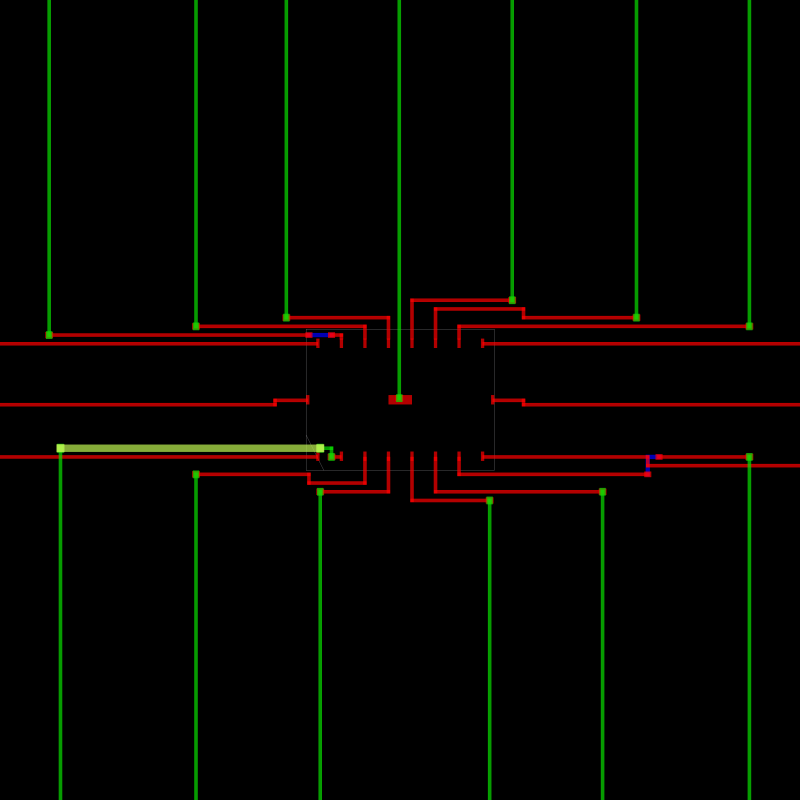
#> input picture capillary_experiment/reports/cap_split/route.png, 3200 x 3200 px (shown at 1/4 size)
$ python render_post.py reports/cap_split/route.png -o out.png --theme light
#> lines starting #> are read from the running program, lines starting #| are printed output that depends on the picture
#!/usr/bin/env python3
"""render_post.py -- make the OpenROAD route renders legible at print size.

Problem this solves
-------------------
The paper places the three route.png panels at 0.32\\columnwidth, i.e. about
1.12 in wide for a 50 um die.  A sky130 min-width wire is 0.14 um, so it lands
on paper at roughly 0.23 pt -- well under the ~0.5 pt hairline floor -- and the
die/macro outline OpenROAD draws is a single pixel, or about 0.05 pt.  Both are
effectively invisible in print.

Naive thickening does not work either: the dense fan-out over the macro is
routed on the met1 track pitch, so wires are 6 px wide with 6 px gaps at the
1600 px render.  Dilating uniformly past +3 px/side fuses adjacent parallel
paths into a blob -- destroying exactly the "N disjoint paths" reading panel
(c) exists to show.

So the growth here is collision-aware.  Each wire is a labelled connected
component and is grown one pixel per step, but only into pixels whose
neighbourhood contains a single label.  Isolated trunks in the open field grow
to the full cap; wires in the dense centre stop on their own once the mandated
gap is reached.  Centrelines do not move, because growth is symmetric wherever
it is not blocked.

Usage
-----
    python3 render_post.py reports/cap_split/route.png -o out.png --theme light

    # or via run.sh, which post-processes all three modes and copies them to
    # the paper's figure directory.
"""

from __future__ import annotations

import argparse
import sys
from pathlib import Path

import numpy as np
from PIL import Image
from scipy import ndimage

# ---------------------------------------------------------------------------
# Layer classification
# ---------------------------------------------------------------------------
# Colours OpenROAD's GUI uses for the sky130hs layers in these renders, sampled
# from the raw PNGs.  Antialiased pixels are handled by the rules in classify()
# rather than by exact match.
LAYERS = ("met1", "met2", "met3", "li1", "outline")

# Draw order, bottom to top: structure first, then the layers the figure is
# actually about, with met1 (the per-finger pin geometry) on top.
DRAW_ORDER = ("outline", "li1", "met3", "met2", "met1")

THEMES = {
    # Dark keeps OpenROAD's screenshot look but brightens the wires; thin bright
    # strokes on black lose contrast fast once a printer's ink spreads.
    "dark": {
        "bg": (0, 0, 0),
        "met1": (255, 72, 62),
        "met2": (60, 214, 60),
        "met3": (90, 140, 255),
        "li1": (196, 214, 96),
        "outline": (150, 150, 155),
        "frame": (104, 104, 110),
    },
    # Light is the print-friendly option: dark strokes on white survive hairline
    # widths far better, and three panels of black background is a lot of toner.
    "light": {
        "bg": (255, 255, 255),
        "met1": (176, 26, 26),
        "met2": (20, 110, 48),
        "met3": (28, 74, 158),
        "li1": (138, 116, 24),
        "outline": (96, 96, 102),
        "frame": (150, 150, 156),
    },
    # Same as light but on the Wong colour-blind-safe palette: red/green is the
    # one pair deuteranopes cannot separate, and this figure's whole argument is
    # met1-versus-met2.  Using it means the caption must say vermilion/blue
    # instead of red/green.
    "cb": {
        "bg": (255, 255, 255),
        "met1": (213, 94, 0),
        "met2": (0, 114, 178),
        "met3": (204, 121, 167),
        "li1": (150, 122, 20),
        "outline": (96, 96, 102),
        "frame": (150, 150, 156),
    },
}

# Panel border width in pixels of the 1600 px output.  The 30 um crop took away
# the die boundary that used to delineate each panel; this puts a delineation
# back.  It is lighter in value than "outline" on purpose -- it is a crop frame,
# not geometry, and must not be mistaken for the die edge -- but it still has to
# clear the same ~0.5 pt hairline floor as everything else here, so it is set by
# weight (10 px = ~0.48 pt) and separated from the outline by value, not by width.
FRAME_PX = 10

# Target on-page stroke width per layer, in pixels of the 1600 px output.  The
# panel prints at ~1.07 in, so 1600 px maps to ~77 pt: 18 px is ~0.87 pt, comfortably
# clear of the ~0.5 pt hairline floor, and 5 px keeps the die/macro outline visible
# without turning it into a frame that competes with the wires.
TARGET_PX = {"met1": 18, "met2": 18, "met3": 16, "li1": 16, "outline": 5}

# Ceiling on growth per side, so a pathological classification cannot balloon a
# layer.  Also at the 1600 px reference.
GROW_CAP = {"met1": 7, "met2": 7, "met3": 6, "li1": 5, "outline": 4}


def modal_stroke_width(mask: np.ndarray) -> int:
    """The most common run length across rows and columns.

    Wires are axis-aligned rectangles, so the modal run is the stroke width --
    long runs along a wire's length are individually rare, while its width
    repeats once per pixel of length.  This is what makes the growth
    zoom-independent: a tighter render window puts more pixels on the same
    0.14 um wire, and the steps needed to reach TARGET_PX drop accordingly.
    """
    counts: dict[int, int] = {}
    for arr in (mask, mask.T):
        flat = np.concatenate(
            [np.zeros((arr.shape[0], 1), dtype=np.int8),
             arr.astype(np.int8),
             np.zeros((arr.shape[0], 1), dtype=np.int8)], axis=1)
        d = np.diff(flat, axis=1)
        starts = np.argwhere(d == 1)
        ends = np.argwhere(d == -1)
        if len(starts) != len(ends):
            continue
        for (r0, c0), (r1, c1) in zip(starts, ends):
            if r0 != r1:
                continue
            w = c1 - c0
            if 0 < w <= 200:
                counts[w] = counts.get(w, 0) + 1
    return max(counts, key=counts.get) if counts else 1


def classify(rgb: np.ndarray, bg_cut: int = 45) -> dict[str, np.ndarray]:
    """Split an RGB render into one boolean mask per layer.

    Dominant-channel rules rather than nearest-anchor, so the antialiased
    fringe around each wire is claimed by the wire it belongs to instead of
    being split between a layer and the background.
    """
    a = rgb.astype(np.int16)
    r, g, b = a[..., 0], a[..., 1], a[..., 2]
    total = a.sum(axis=2)
    mx, mn = a.max(axis=2), a.min(axis=2)

    lit = total >= bg_cut
    gray = lit & ((mx - mn) < 30)
    chroma = lit & ~gray

    red = chroma & (r >= g) & (r >= b)
    blue = chroma & (b > r) & (b > g)
    greenish = chroma & ~red & ~blue
    # li1's olive (134,172,57) is green-dominant too; what separates it from
    # met2's (6,156,0) is that it carries substantial red and blue.
    olive = greenish & (r > g // 2) & (b > 25)

    return {
        "met1": red,
        "met2": greenish & ~olive,
        "met3": blue,
        "li1": olive,
        "outline": gray,
    }


# ---------------------------------------------------------------------------
# Collision-aware growth
# ---------------------------------------------------------------------------
def grow_preserving_gaps(mask: np.ndarray, steps: int, gap: int) -> np.ndarray:
    """Dilate `mask` by `steps` px/side without merging distinct components.

    A background pixel is claimed only when every label inside a
    (2*gap+1)-square window around it is the same, which guarantees at least
    `gap` px of clear background between any two components that were separate
    to begin with.
    """
    if steps <= 0 or not mask.any():
        return mask.copy()

    labels, n = ndimage.label(mask, structure=np.ones((3, 3), dtype=int))
    if n == 0:
        return mask.copy()

    win = 2 * gap + 1
    big = n + 1
    for _ in range(steps):
        empty = labels == 0
        if not empty.any():
            break
        # Any label in the 8-neighbourhood is a growth candidate...
        cand = ndimage.grey_dilation(labels, size=(3, 3))
        # ...but only if the wider window holds exactly one label, so growth
        # halts before two components can close the mandated gap.
        hi = ndimage.grey_dilation(labels, size=(win, win))
        lo = ndimage.grey_erosion(
            np.where(labels > 0, labels, big), size=(win, win)
        )
        grow = empty & (cand > 0) & (hi == lo)
        if not grow.any():
            break
        labels[grow] = cand[grow]
    return labels > 0


# ---------------------------------------------------------------------------
# Compositing
# ---------------------------------------------------------------------------
def grow_masks(
    rgb: np.ndarray, gap: int, grow_scale: float
) -> tuple[dict[str, np.ndarray], dict[str, np.ndarray]]:
    """Classify, then grow every layer.

    Returns (cores, grown): the raw per-layer geometry and its thickened
    version.  Both are theme-independent, so they are computed once and
    composited as many times as there are themes.
    """
    cores, grown = {}, {}
    for layer, mask in classify(rgb).items():
        if not mask.any():
            continue
        # Grow to the target on-page width, not by a fixed amount: a zoomed-in
        # render already draws the same wire fatter, and would end up bloated
        # under a fixed cap.
        core = modal_stroke_width(mask)
        deficit = TARGET_PX[layer] * grow_scale - core
        steps = int(round(max(0.0, deficit) / 2))
        steps = min(steps, int(round(GROW_CAP[layer] * grow_scale)))
        cores[layer] = mask
        grown[layer] = grow_preserving_gaps(mask, steps, gap)
    return cores, grown


def composite(
    cores: dict[str, np.ndarray],
    grown: dict[str, np.ndarray],
    shape: tuple[int, int],
    theme: str = "light",
    out_px: int | None = None,
    frame: bool = True,
) -> Image.Image:
    palette = THEMES[theme]
    canvas = np.empty((*shape, 3), dtype=np.uint8)
    canvas[:] = palette["bg"]
    for layer in DRAW_ORDER:
        if layer in grown:
            canvas[grown[layer]] = palette[layer]

    # Repaint the true geometry on top of the halos.  classify() gives every
    # pixel exactly one layer, so these masks are disjoint and the pass is
    # order-independent: whatever was visible in the OpenROAD render keeps its
    # own layer colour, and thickening can only ever add to a wire, never
    # bury a neighbouring one.  Without this, met2's halo swallows the li1
    # stripe next to it entirely.  The outline is excluded -- it is the one
    # thing wires are meant to cross over.
    for layer in DRAW_ORDER:
        if layer != "outline" and layer in cores:
            canvas[cores[layer]] = palette[layer]

    if frame:
        t = max(1, int(round(FRAME_PX * (shape[0] / 1600.0))))
        col = palette.get("frame", palette["outline"])
        canvas[:t, :] = col
        canvas[-t:, :] = col
        canvas[:, :t] = col
        canvas[:, -t:] = col

    out = Image.fromarray(canvas)
    if out_px and out_px != out.width:
        # Downsampling after growth is what antialiases the result -- the
        # growth itself is hard-edged by construction.
        out = out.resize((out_px, out_px), Image.LANCZOS)
    return out


# [11 lines left out: function render, not called in this run]


def main(argv: list[str] | None = None) -> int:
    p = argparse.ArgumentParser(description=__doc__,
                                formatter_class=argparse.RawDescriptionHelpFormatter)
    p.add_argument("src", type=Path, help="raw OpenROAD route.png")
    p.add_argument("-o", "--out", type=Path, required=True,
                   help="output PNG; with several --theme values, {theme} in the "
                        "path is substituted per theme")
    p.add_argument("--theme", action="append", choices=sorted(THEMES),
                   help="repeatable; default light")
    p.add_argument("--gap", type=int, default=2,
                   help="px of background kept between distinct wires (default 2)")
    p.add_argument("--out-px", type=int, default=1600,
                   help="output width in px (default 1600)")
    p.add_argument("--no-frame", dest="frame", action="store_false",
                   help="omit the panel border")
    args = p.parse_args(argv)
    themes = args.theme or ["light"]

    src = Image.open(args.src)
#> src is the input picture: PIL image 3200x3200 RGBA; mean R, G, B, A 5, 4.5, 0.3, 255
    rgb = np.asarray(src.convert("RGB"))
    # Growth caps are calibrated for a 1600 px render; scale them if the source
    # was rendered larger so the printed stroke width is the same either way.
    scale = src.width / 1600.0
    cores, grown = grow_masks(rgb, max(1, int(round(args.gap * scale))), scale)
#> in classify, `r, g, b = a[..., 0], a[..., 1], a[..., 2]`:
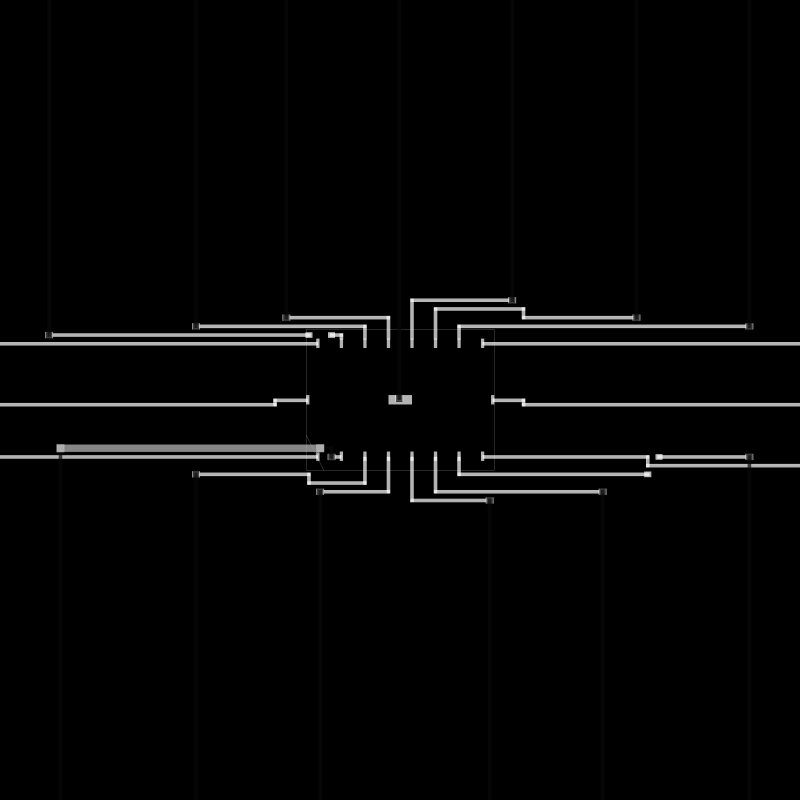
#> r: shape (3200, 3200) int16 (shown at 1/4 size); min 0, max 247, mean 5
#> in classify, `r, g, b = a[..., 0], a[..., 1], a[..., 2]`:
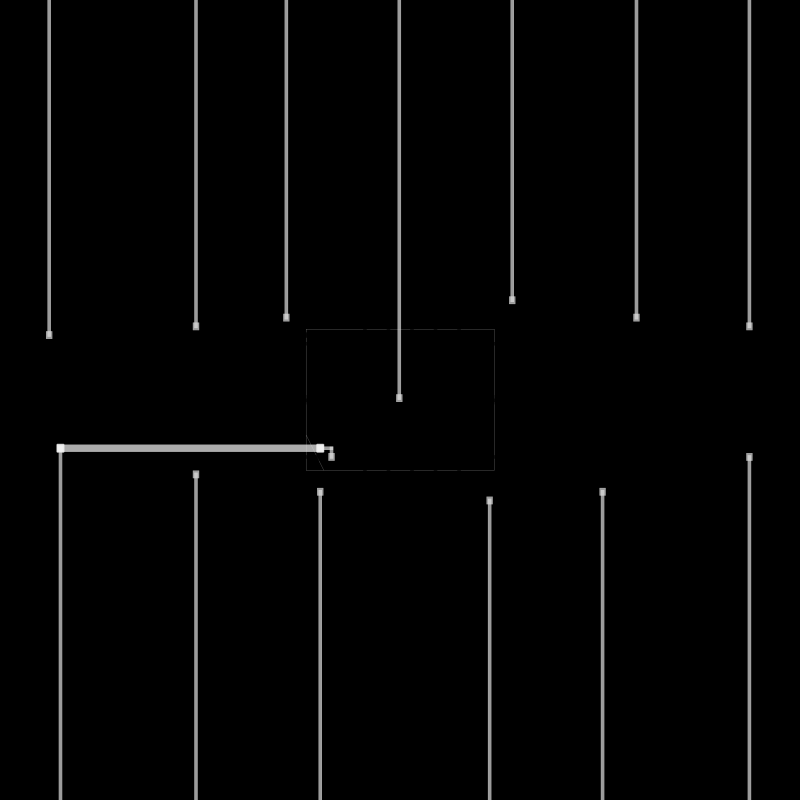
#> g: shape (3200, 3200) int16 (shown at 1/4 size); min 0, max 242, mean 4.5
#> in classify, `r, g, b = a[..., 0], a[..., 1], a[..., 2]`:
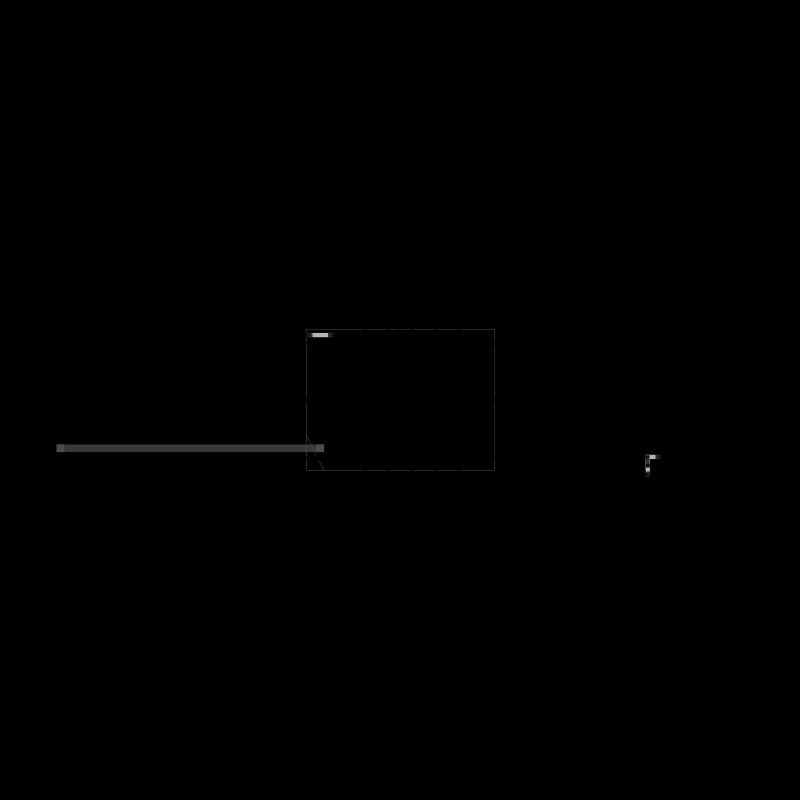
#> b: shape (3200, 3200) int16 (shown at 1/4 size); min 0, max 243, mean 0.3
#> the loop in grow_masks, `for layer, mask in classify(rgb).items():` made 5 passes
#> (layer, core, deficit, steps, n in grow_preserving_gaps, big in grow_preserving_gaps) on passes 1 to 5: ('met1', 15, 21, 10, 35, 36), ('met2', 14, 22, 11, 17, 18), ('met3', 18, 14, 7, 3, 4), ('li1', 30, 2, 1, 2, 3), ('outline', 1, 9, 4, 22, 23)
#> after the loop in grow_masks, `for layer, mask in classify(rgb).items():`: cores = 5 items
#> cores = 5 items; grown = 5 items

    for theme in themes:
        out = composite(cores, grown, rgb.shape[:2], theme, args.out_px, args.frame)
        dest = Path(str(args.out).format(theme=theme))
        dest.parent.mkdir(parents=True, exist_ok=True)
        out.save(dest, optimize=True)
        print(f"wrote {dest} ({out.width}x{out.height}, theme={theme})")
#> this loop made 1 pass
#> pass 1, in composite, `out = Image.fromarray(canvas)`:
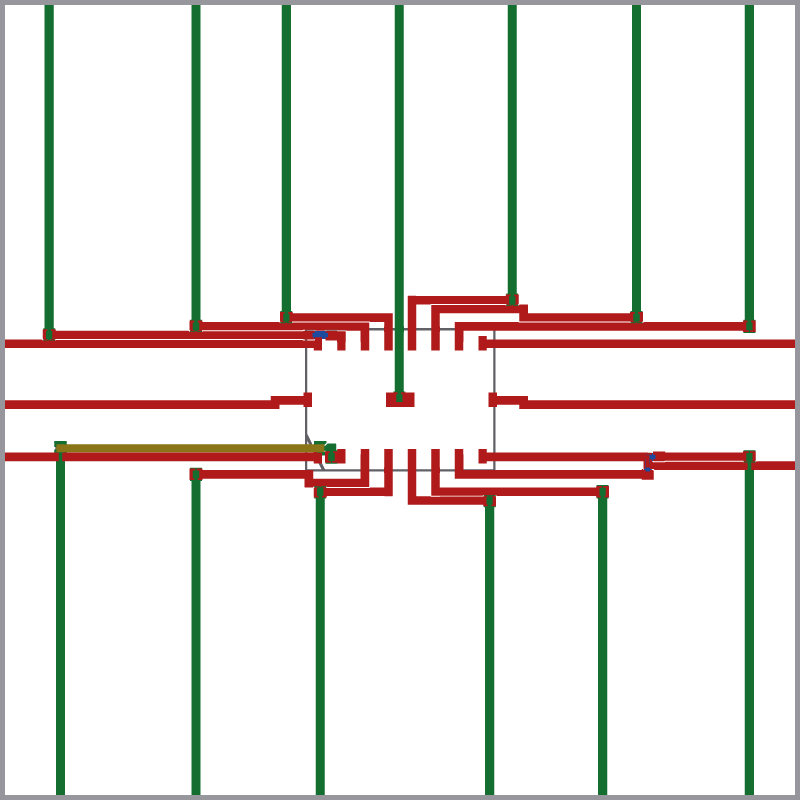
#> out: PIL image 3200x3200 RGB (shown at 1/4 size); mean R, G, B 233, 229.8, 226
    return 0


if __name__ == "__main__":
    sys.exit(main())
#> (the program exits here)

$ run again, with capillary_experiment/reports/cap/route.png copied over capillary_experiment/reports/cap_split/route.png
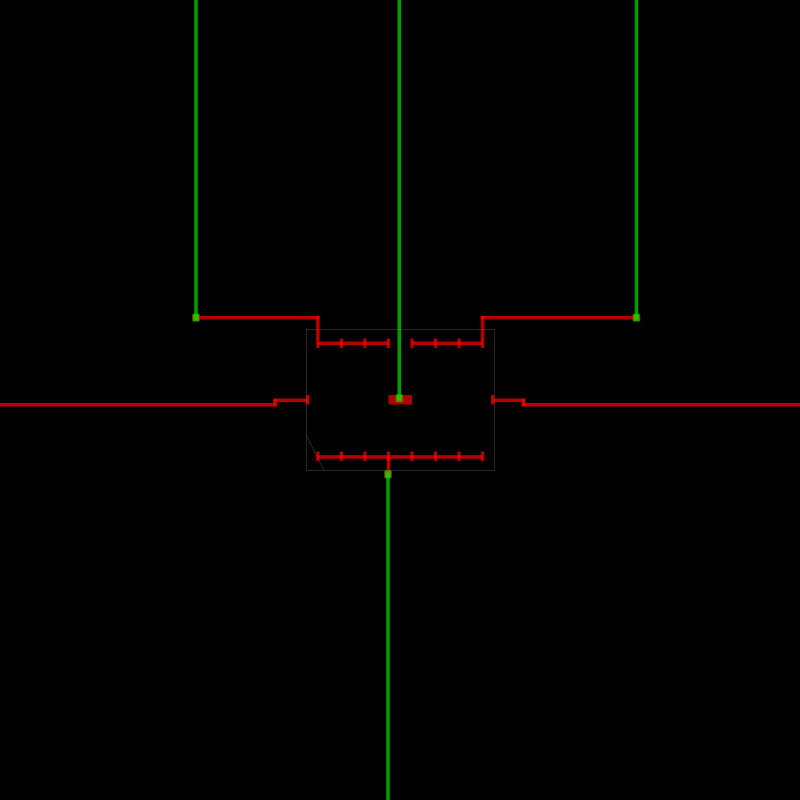
#> input picture capillary_experiment/reports/cap/route.png, 3200 x 3200 px (shown at 1/4 size)
#> in main, src is the input picture: PIL image 3200x3200 RGBA; mean R, G, B, A 1.6, 1.3, 0, 255
#> in classify, `r, g, b = a[..., 0], a[..., 1], a[..., 2]`:
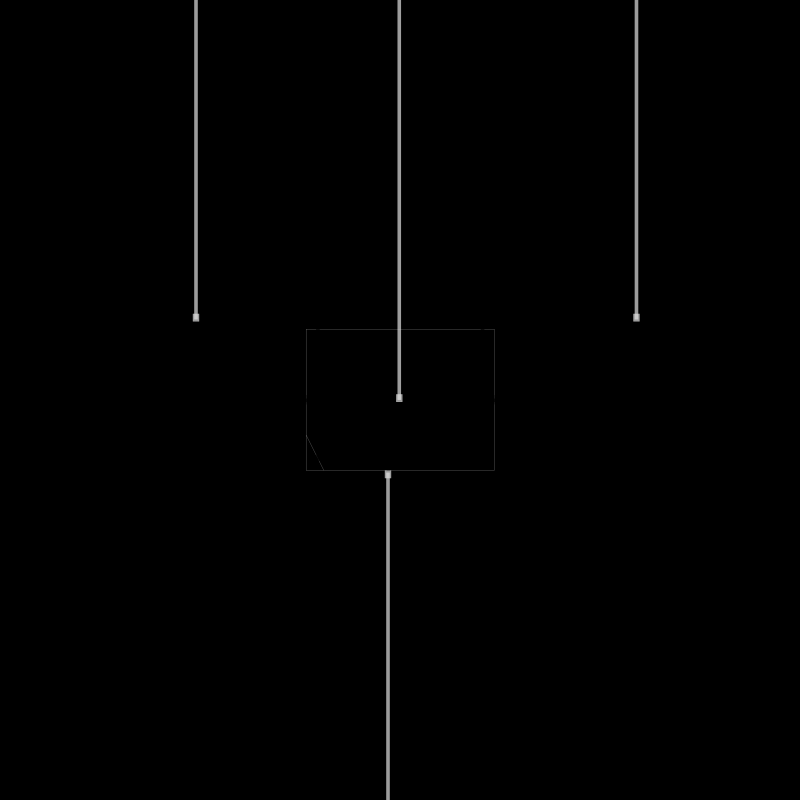
#> g: shape (3200, 3200) int16 (shown at 1/4 size); min 0, max 212, mean 1.3
#> the loop in grow_masks, `for layer, mask in classify(rgb).items():` made 5 passes
#> (layer, core, deficit, steps, n in grow_preserving_gaps, big in grow_preserving_gaps) on passes 1, 2, 4, 5: ('met1', 15, 21, 10, 10, 11), ('met2', 14, 22, 11, 4, 5), ('li1', 1, 31, 10, 1, 2), ('outline', 1, 9, 4, 6, 7)
#> after the loop in grow_masks, `for layer, mask in classify(rgb).items():`: cores = 4 items
#> the loop in main, `for theme in themes:` made 1 pass
#> pass 1, in composite, `out = Image.fromarray(canvas)`:
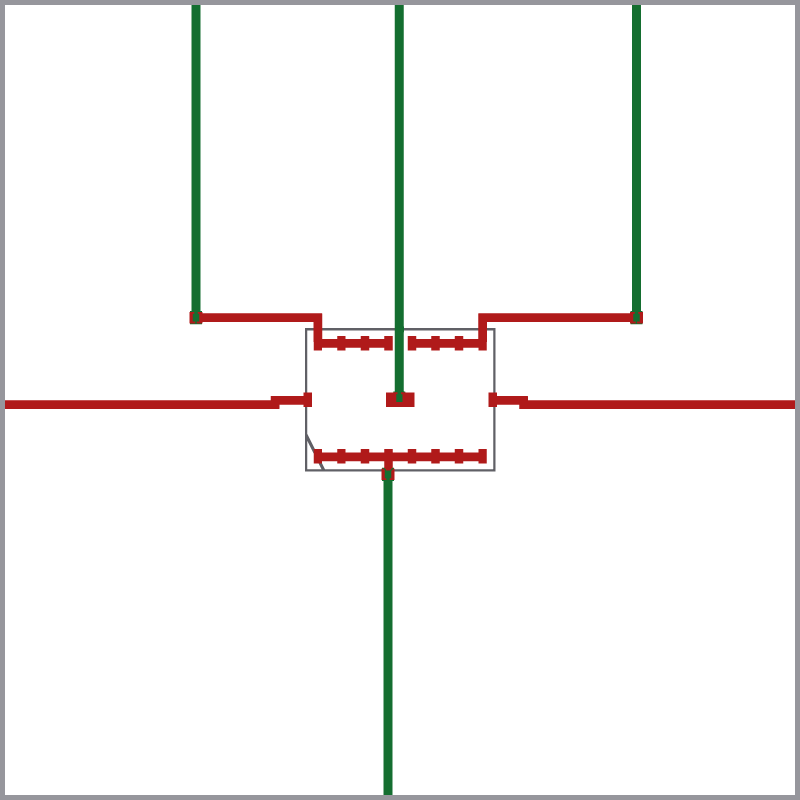
#> out: PIL image 3200x3200 RGB (shown at 1/4 size); mean R, G, B 246, 244.8, 243.8
